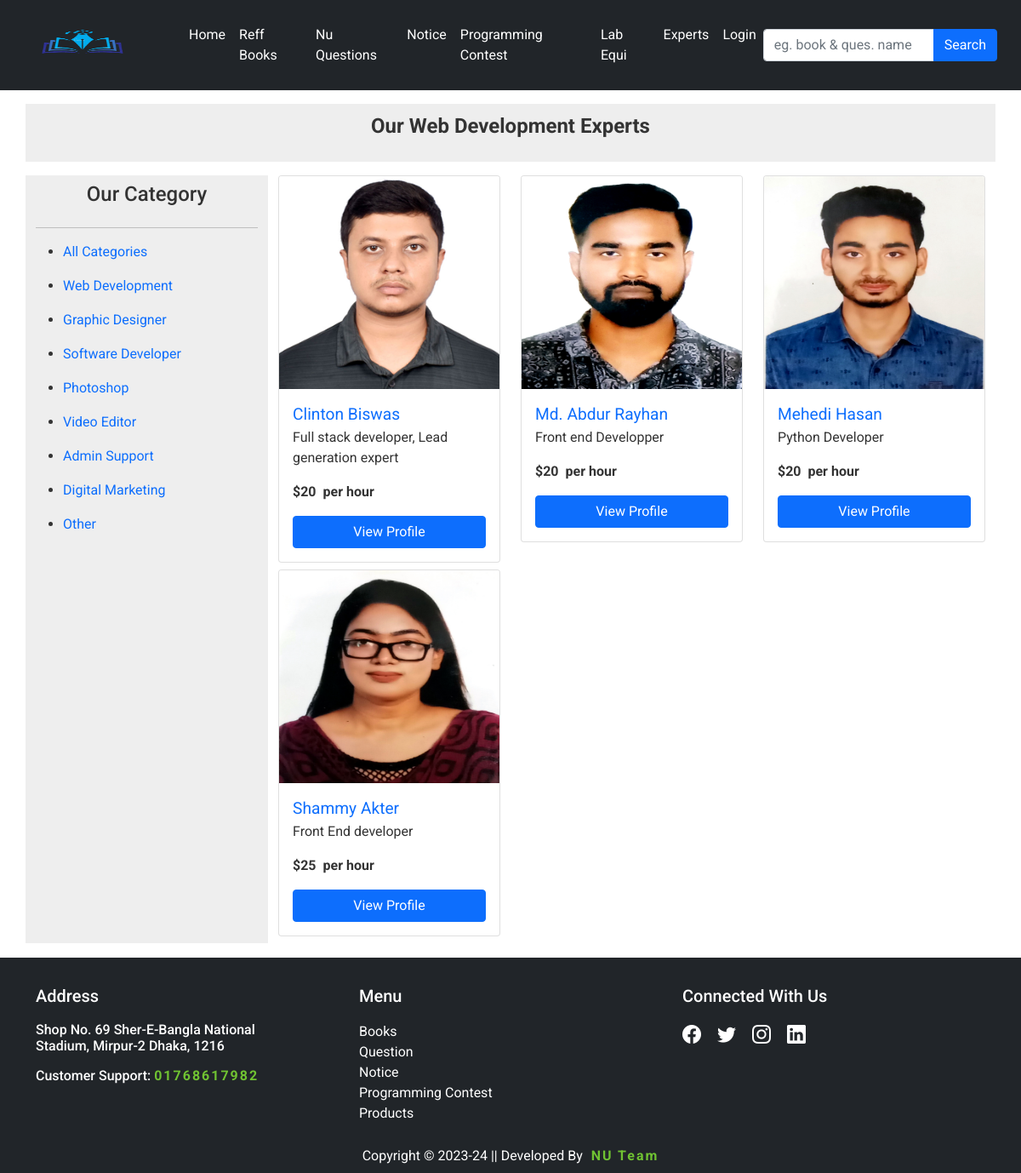
Screenshot of /expert-category/web-development/ with the database file from the repository.
### other/models.py (models this page shows, shortened)
class Freelance_category(models.Model):
    name = models.CharField(max_length=255)
    slug = models.SlugField(unique=True, blank=True)
    def __str__(self) -> str:
        return self.name

class FreelancerProfile(models.Model):
    user = models.ForeignKey(User, on_delete=models.CASCADE)
    full_name = models.CharField(max_length=255, help_text="Enter your full name")
    location = models.CharField(max_length=255, help_text='E.g. city,coutry Dhaka, Bangladesh', blank=True, null=True)
    set_available = models.CharField(choices=STATUS_CHOICES_PROFILE, default='Available Now', max_length=255, blank=True, null=True)
    title = models.CharField(max_length=255, help_text='E.g. Django developer, javascript developer')
    category = models.ForeignKey(Freelance_category, on_delete=models.CASCADE)
    hourly_rate = models.CharField(max_length=10,help_text='E.g. $15')
    description = models.TextField(max_length=2000, help_text='E.g. within 2000 characters')
    other_experience = models.CharField(max_length=1000, help_text='E.g. within 1000 characters',blank=True, null=True)
    profile_pic = models.ImageField(upload_to='freelance_profile_pricture')
    def __str__(self):
        return self.user.username

### other/views.py (the view)
# urls.py: path('expert-category/<slug:slug>/', ExpertCategoryView, name='expert-category'),
def ExpertCategoryView(request, slug):
    category = Freelance_category.objects.get(slug=slug)
    experts = FreelancerProfile.objects.filter(category=category)
    categories = Freelance_category.objects.all()
    print(experts)
    context = {
        'experts':experts,
        'categories':categories,
        'category':category
    }
    return render(request, 'other/expert_category.html', context)

### template/other/expert_category.html (shortened to what this page needs)
{% extends 'base.html' %}
{% load static %}
{% block content %}
    <div class="container">
        <div class="row mt-3 mb-3">
            <div class="mb-3" style="background-color: #EEEEEE;">
                <p class="text-center p-2" style="font-weight: bold; font-size: x-large;">Our {{category}} Experts</p>
            </div>
            <div class="col-sm-3" style="background-color: #EEEEEE;">
                <h4 class="text-center p-2">Our Category</h4>
                <hr>
                <ul><li><a href="{% url 'other:expert-profile' %}" style="text-decoration: none;">All Categories</a></li></ul>
                {% for category in categories %}
                    <ul>
                        <li><a href="{% url 'other:expert-category' slug=category.slug %}" style="text-decoration: none;">{{category.name}}</a></li>
                    </ul>
                {% endfor %}
            </div>
            <div class="col-sm-9">
                <div class="row">
                    {% if experts %}
                    {% for expert in experts %}
                    <div class="col-sm-4">
                        <div class="card mb-2">
                            <img src="{{expert.profile_pic.url}}" class="card-img-top" alt="..." style="height: 250px;">
                            <div class="card-body">
                              <a href="{% url 'other:freelance-profile' pk=expert.user.pk%}" class="card-title" style="font-size: larger; font-weight: 400; text-decoration: none;">{{expert.full_name}}</a>
                              <p class="card-text">{{expert.title}}</p>
                              <p class="card-text fw-bold">{{expert.hourly_rate}}&nbsp; per hour</p>
                              <a href="{% url 'other:freelance-profile' pk=expert.user.pk%}" class="btn btn-primary" style="width: 100%;">View Profile</a>
                            </div>
                        </div>
                    </div>
                {% endfor %}
                {% else %}
                <p class="text-center text-danger fw-bold" style="font-size: larger;">No Expert Available In This Category</p>
                    {% endif %}
                </div>
            </div>
        </div>
    </div>
{% endblock content %}

### rows the page displays
Freelance_category: name "Web Development"
Freelance_category: name "Graphic Designer"
Freelance_category: name "Software Developer"
Freelance_category: name "Photoshop"
Freelance_category: name "Video Editor"
Freelance_category: name "Admin Support"
Freelance_category: name "Digital Marketing"
Freelance_category: name "Other"
FreelancerProfile: profile_pic (picture), full_name "Clinton Biswas", title "Full stack developer, Lead generation expert", hourly_rate "$20"
FreelancerProfile: profile_pic (picture), full_name "Md. Abdur Rayhan", title "Front end Developper", hourly_rate "$20"
FreelancerProfile: profile_pic (picture), full_name "Mehedi Hasan", title "Python Developer", hourly_rate "$20"
FreelancerProfile: profile_pic (picture), full_name "Shammy Akter", title "Front End developer", hourly_rate "$25"
